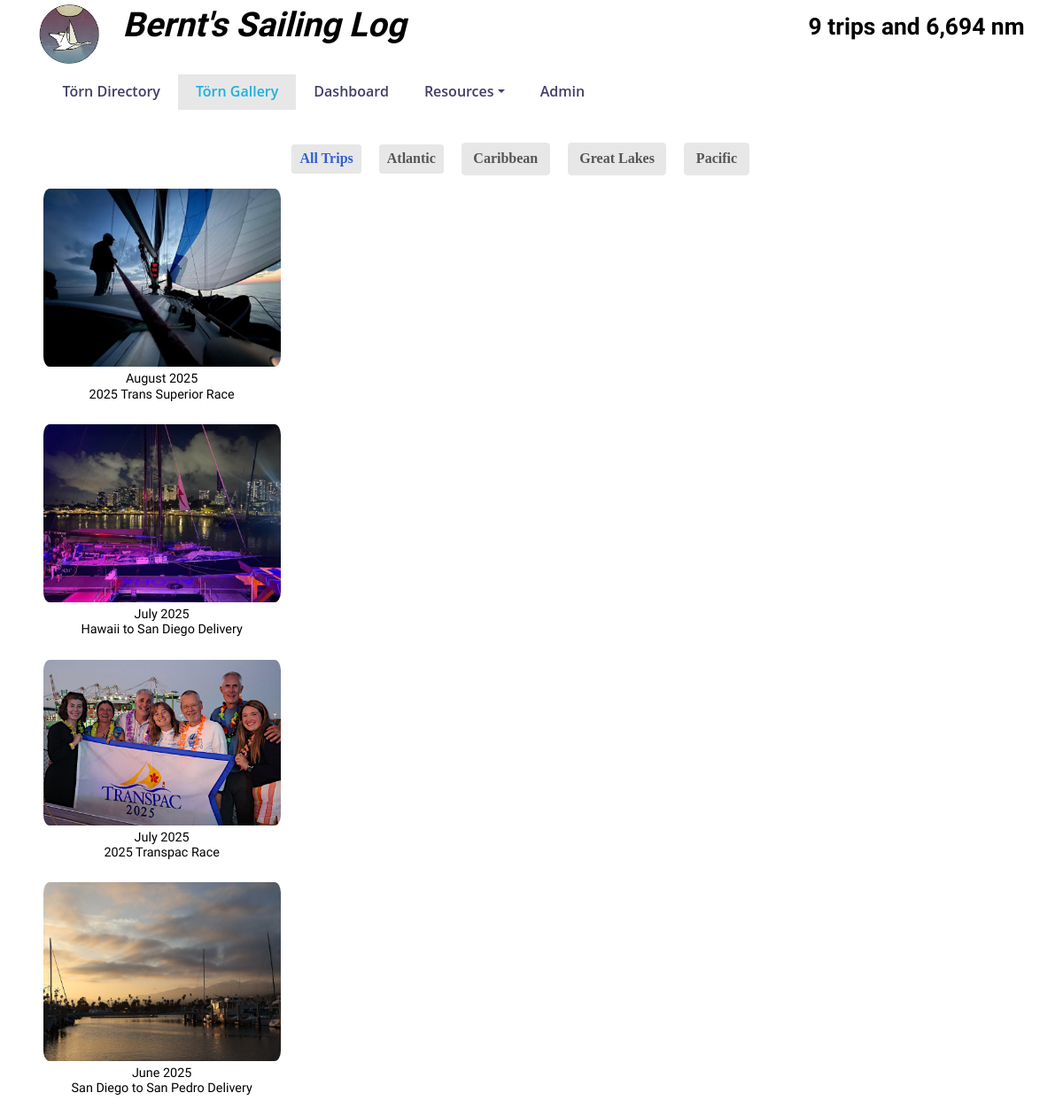
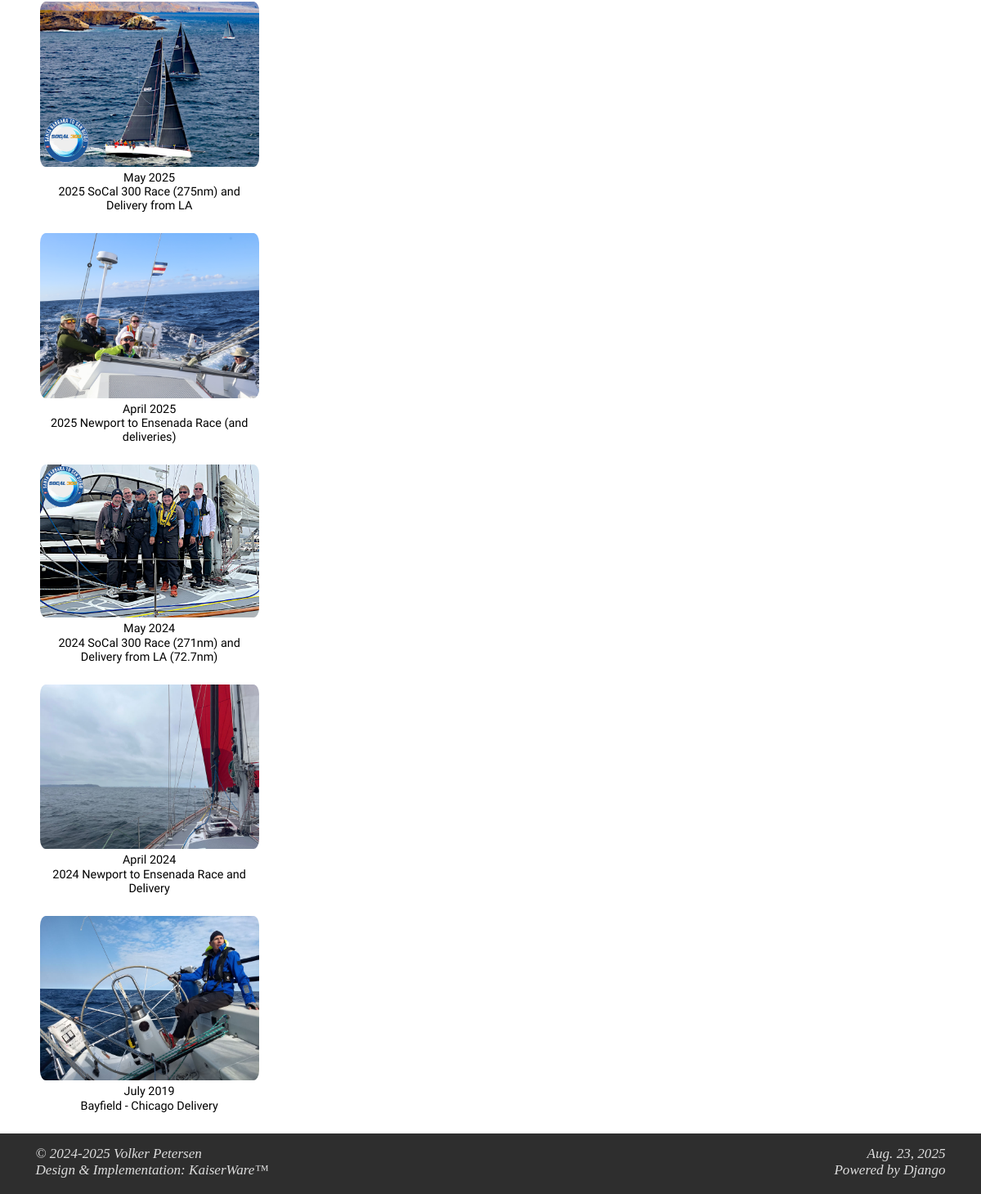
The page /gallery on the database its author committed (2 pictures, top to bottom).
### toerns/models.py (models this page shows, shortened)
class toerndirectory(models.Model):
    geoChoices = (
        ('Atlantic', u'Atlantic'),
        ('Baltic', u'Baltic'),
        ('Caribbean', u'Caribbean'),
        ('Coratia', u'Croatia'),
        ('Great Lakes', u'Great Lakes'),
        ('Pacific', u'Pacific')
    )
    id = models.AutoField(primary_key=True)
    startDate = models.DateField(help_text="date in YYYY-MM-DD format")
    endDate = models.DateField(help_text="date in YYYY-MM-DD format")
    destination = models.CharField(blank=True, null=True, max_length=150)
    georegion = models.CharField(blank=True, null=True, max_length=40, choices=geoChoices,
                                 help_text="Atlantic, Baltic, Caribbean, Croatia, Great Lakes, Pacific")
    maptable = models.CharField(blank=True, null=True, max_length=100,
                                help_text="name of the Google Maps waypoints table")
    boat = models.CharField(blank=True, null=True, max_length=810)
    miles = models.DecimalField(null=True, max_digits=8, decimal_places=2)
    daysAtSea = models.IntegerField()
    skipper = models.ManyToManyField(CrewMembers, blank=True, related_name='skipperToern')
    crew = models.ManyToManyField(CrewMembers, blank=True, related_name='crewToern')
    image = models.CharField(blank=True, null=True, max_length=100)
    picturelink = models.CharField(blank=True, null=True, max_length=200)
    class Meta:
        managed = True
        db_table = "ToernDirectory"
        verbose_name_plural = 'Toern Directory'

### toerns/views.py (the view)
# urls.py: path("gallery", views.gallery, name="Gallery"),
def gallery(request):
    return render(request, "toerns/gallery.html",
                  context=fetchContent(request, route="all"))

### toerns/templatetags/custom_filter.py (called while the page is built)
@register.filter(name='replace')
def replace(value, arg):
    old, new = arg.split(',')
    return value.replace(old, new)

@register.filter(name='multi_replace')
def multi_replace(value, arg):
    replacements = arg.split(',')
    for old, new in zip(replacements[::2], replacements[1::2]):
        value = value.replace(old, new)
    return value

### templates/toerns/gallery.html (shortened to what this page needs)
{% extends "toerns/header.html" %}
{% load static %}
{% load humanize %}
{% load custom_filter %}
{% block content %}
    <div id="trip_gallery" class="container">
        <div id="portfolio" class="col-xs-12">
            <div id="tripItems" class="portfolio-items">
            {% for trip in trips %}
                {% with
                    destination=trip.georegion|add:"<br /><a href='plotRoute/"|add:trip.maptable|add:"'>"|add:trip.destination|add:"</a>"
                    yacht=trip.boat|multi_replace:"linefeed,<br>,openLink,<a,closeLink,</a>,pdf/,../static/pdf/,&#34;,'"
                %}
                <div class="portfolio-item {{ trip.georegion|replace:" ,_" }} col-xs-12 col-sm-4 col-md-3" data-value="{{ trip.miles }}">
                    <div class="trip-details-wrap">
                        <img class="img-responsive" id="tripImage" src="../static/images/{{ trip.image }}" alt="{{ trip.destination }}" onerror="imgErrorTripPicture(this)" />
                        <div class="text-center trip-name">
                            {{ trip.startDate|date:"F" }}&nbsp;{{ trip.startDate|date:"Y" }}<br />{{ trip.destination }}
                        </div>
                    </div>
                </div>
                {% endwith %}
            {% endfor %}
            </div>
        </div>
    </div>
{% endblock %}

### static/css/SailingLog.css (style rules this page uses)
body, html { height: 100%; width: 100%; margin: 0px; font-family: 'Palatino, sans-serif'; font-weight: 400; font-size: 18px !important; line-height: 1.20 !important; color:#000000; }
@media screen and (min-width: 577px) { .trip-name { font-family: 'Shadows Into Light Two', cursive; font-size: calc(4.5vw); font-weight: 500; margin-top: 5px; padding-right: 4px; padding-left: 4px; } }
@media screen and (min-width: 577px) { .portfolio-item { margin: 0px 0px 25px 0px !important; padding:0; } }
@media screen and (min-width: 578px) and (min-height: 550px) { .trip-name { font-family: 'Shadows Into Light Two', cursive; font-size: calc(1.2vw); font-weight: 500; margin-top: 5px; margin-bottom: 20px; padding-right: 4px; padding-left: 4px; } }
.portfolio-items { list-style: none outside none; margin: 10px 0 20px 0; padding: 0px; }
.trip-details-wrap img { padding: 0px 5px 0px 5px; width: 100%; border-radius: 12px; }

### rows shown on the page
toerndirectory: {{ trip.miles }} 380.20 (drawn), image (picture), startDate "August", startDate "2025", destination "2025 Trans Superior Race"
toerndirectory: {{ trip.miles }} 1792.78 (drawn), image (picture), startDate "July", startDate "2025", destination "Hawaii to San Diego Delivery"
toerndirectory: {{ trip.miles }} 2430.76 (drawn), image (picture), startDate "July", startDate "2025", destination "2025 Transpac Race"
toerndirectory: {{ trip.miles }} 88.52 (drawn), image (picture), startDate "June", startDate "2025", destination "San Diego to San Pedro Delivery"
toerndirectory: {{ trip.miles }} 455.30 (drawn), image (picture), startDate "May", startDate "2025", destination "2025 SoCal 300 Race (275nm) and Delivery from LA"
toerndirectory: {{ trip.miles }} 275.51 (drawn), image (picture), startDate "April", startDate "2025", destination "2025 Newport to Ensenada Race (and deliveries)"
toerndirectory: {{ trip.miles }} 343.70 (drawn), image (picture), startDate "May", startDate "2024", destination "2024 SoCal 300 Race (271nm) and Delivery from LA (72.7nm)"
toerndirectory: {{ trip.miles }} 262.12 (drawn), image (picture), startDate "April", startDate "2024", destination "2024 Newport to Ensenada Race and Delivery"
toerndirectory: {{ trip.miles }} 665.28 (drawn), image (picture), startDate "July", startDate "2019", destination "Bayfield - Chicago Delivery"
